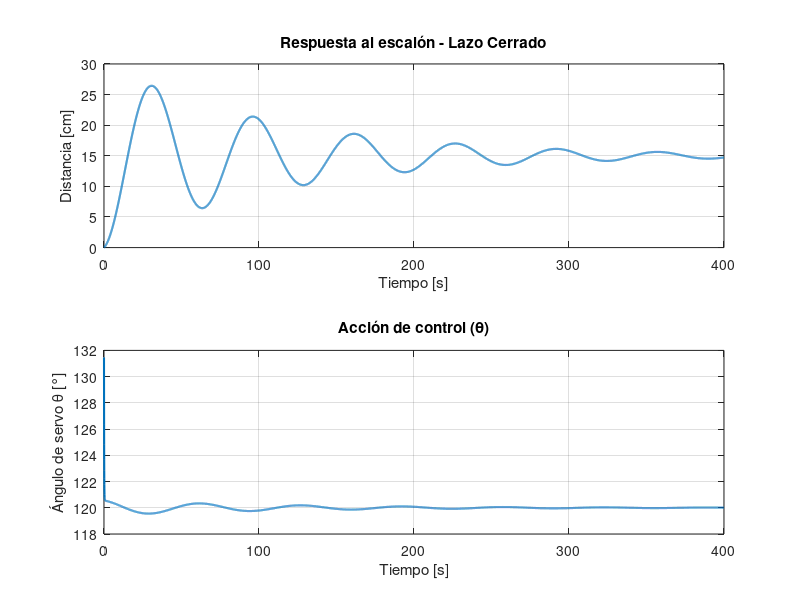
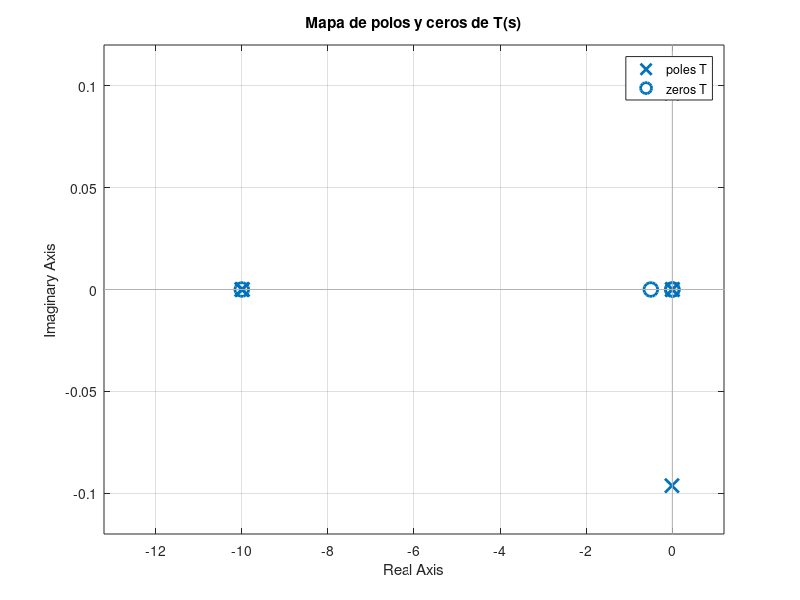
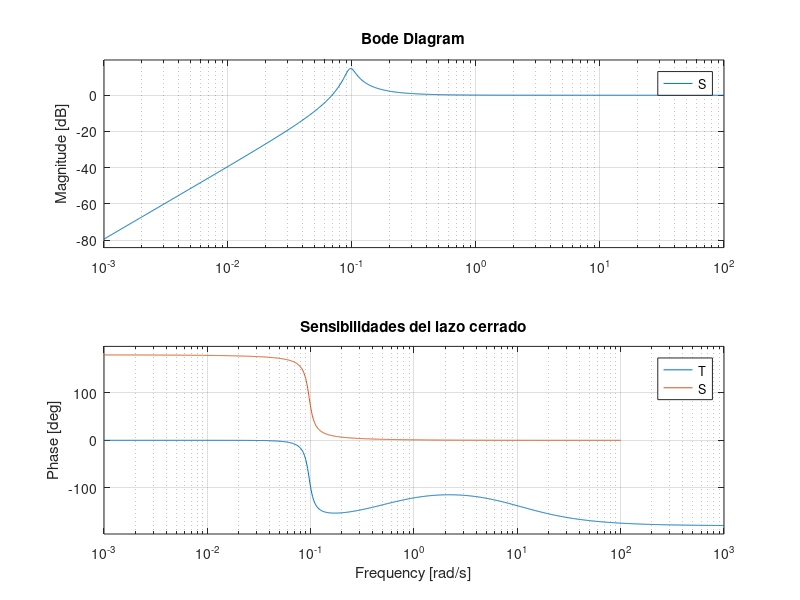

MATLAB code for these plots, in order:
%-------------------------------------------------------------------------%
% ----------------------- Proyecto Ball and Beam ------------------------ %
% --------------------------- UNLP - Control PD ------------------------- %
%-------------------------------------------------------------------------%

clc; clear; close all

%% Datos y función de transferencia

m = 0.111;
g = 9.81;            
R = 0.02;            
r = 0.014;           
J = 9.99e-6;

s = tf('s');

G = (m*g)/((J/R^2+m));
G = G * (0.0233/s^2);   % r en funcion de theta (no de alpha)

%% Control PD con filtro en derivada

phi  = 0.5;   % [rad/s] cero del controlador
beta = 10;     % [rad/s] polo del filtro derivativo

K = (s + phi)/(s + beta);

%% Lazos de control

LA  = K * G;        % Lazo abierto
S   = 1/(1 + LA);
T   = LA * S;

%% Respuestas

[y, t1] = step(0.15*T);              % Salida de la planta
[theta_rad] = step(0.2*K * S, t1);      % Acción de control (theta)

theta_deg = rad2deg(theta_rad) + 120;

%% Gráficos

figure(1)
subplot(211)
plot(t1, y * 100, 'LineWidth', 1.5)
xlabel('Tiempo [s]')
ylabel('Distancia [cm]')
title('Respuesta al escalón - Lazo Cerrado')
grid on

% Acción de control (theta)
subplot(212)
plot(t1, theta_deg, 'LineWidth', 1.5)
xlabel('Tiempo [s]')
ylabel('Ángulo de servo \theta [°]')
title('Acción de control (\theta)')
grid on

% PZMap lazo cerrado
figure(3)
pzmap(T)
title('Mapa de polos y ceros de T(s)')
grid on

% Sensibilidades
figure(4)
bode(T); hold on; bode(S)
title('Sensibilidades del lazo cerrado')
legend('T', 'S');
grid on


%% Mapeo no lineal alpha -> theta   

% alp = linspace(-40, 40, 60);
% aprox = 0.0233 * alp;
% plot(alp, alpha2theta(alp), 'b', alp, aprox, 'r'); 
% grid on

function theta_rad = alpha2theta(alpha_deg)

    alpha_rad = deg2rad(alpha_deg);

    % Geometría del sistema (en metros)
    a = 0.03;    % [m]
    b = 0.08;    % [m]
    c = 0.04;    % [m]
    h = 0.08;    % [m]
    y = c - a;   % [m]

    % Calculo de variables intermedias
    r = sqrt( (h - c*sin(alpha_rad)).^2 + (c*cos(alpha_rad) - y).^2 );
    phi = acos( (a^2 + r.^2 - b^2) ./ (2*a*r) );
    gamma = asin( (c*cos(alpha_rad) - y) ./ r );

    % Ángulo absoluto del motor en radianes
    theta_rad = -(pi/2) + gamma + phi;

end
